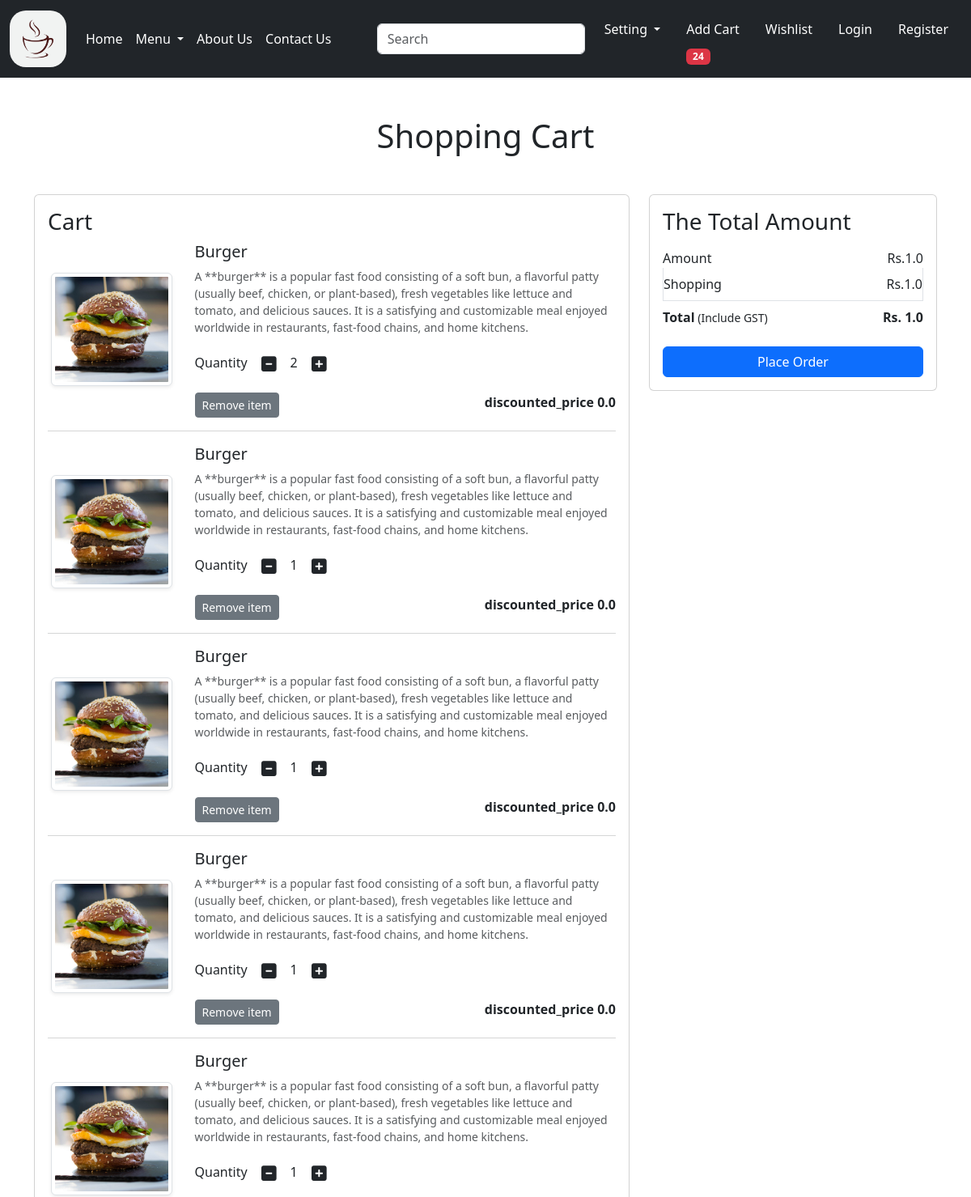
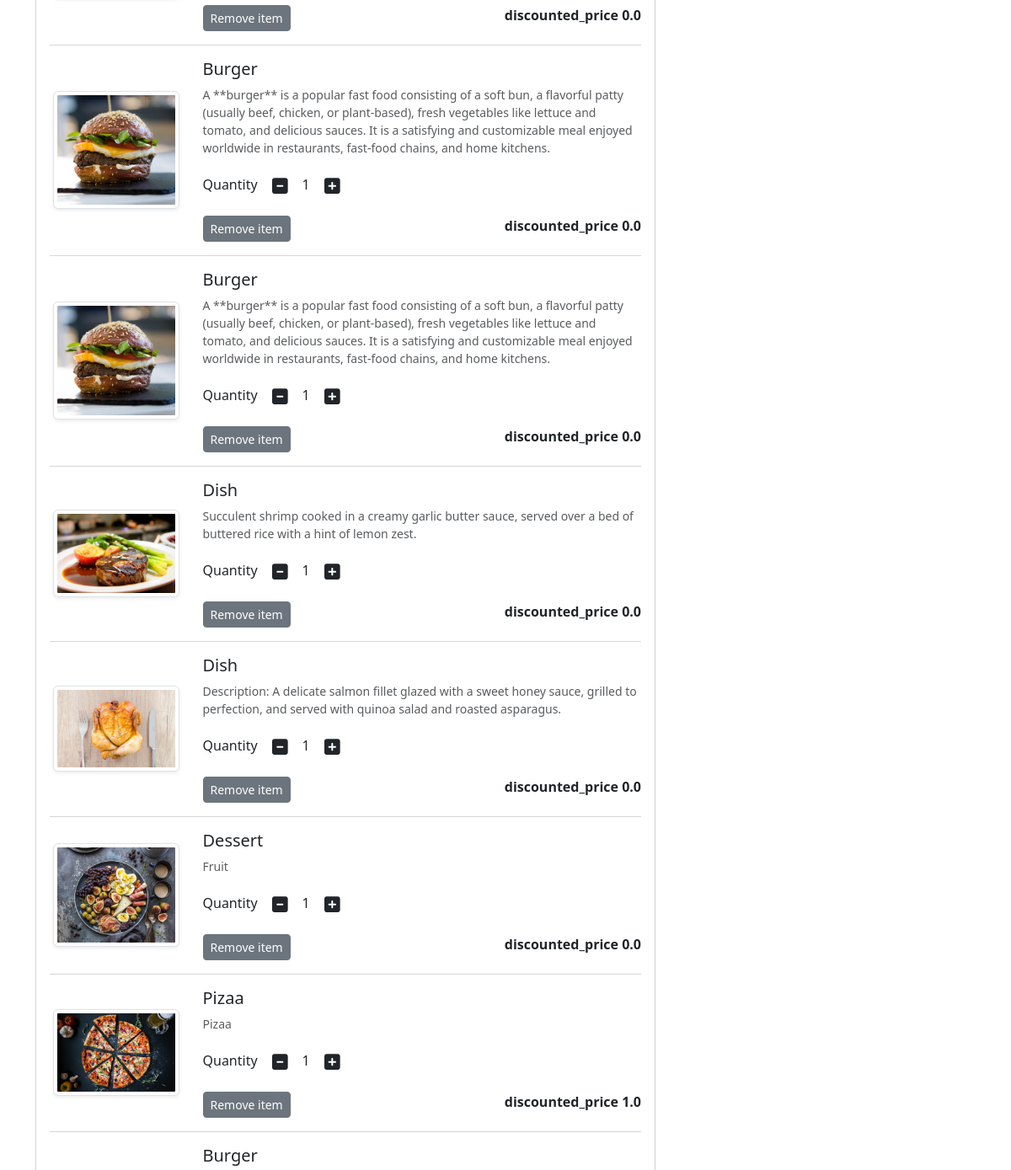
Before: /cart/ (signed in, upper part) with the older database file (2 pictures, top to bottom).
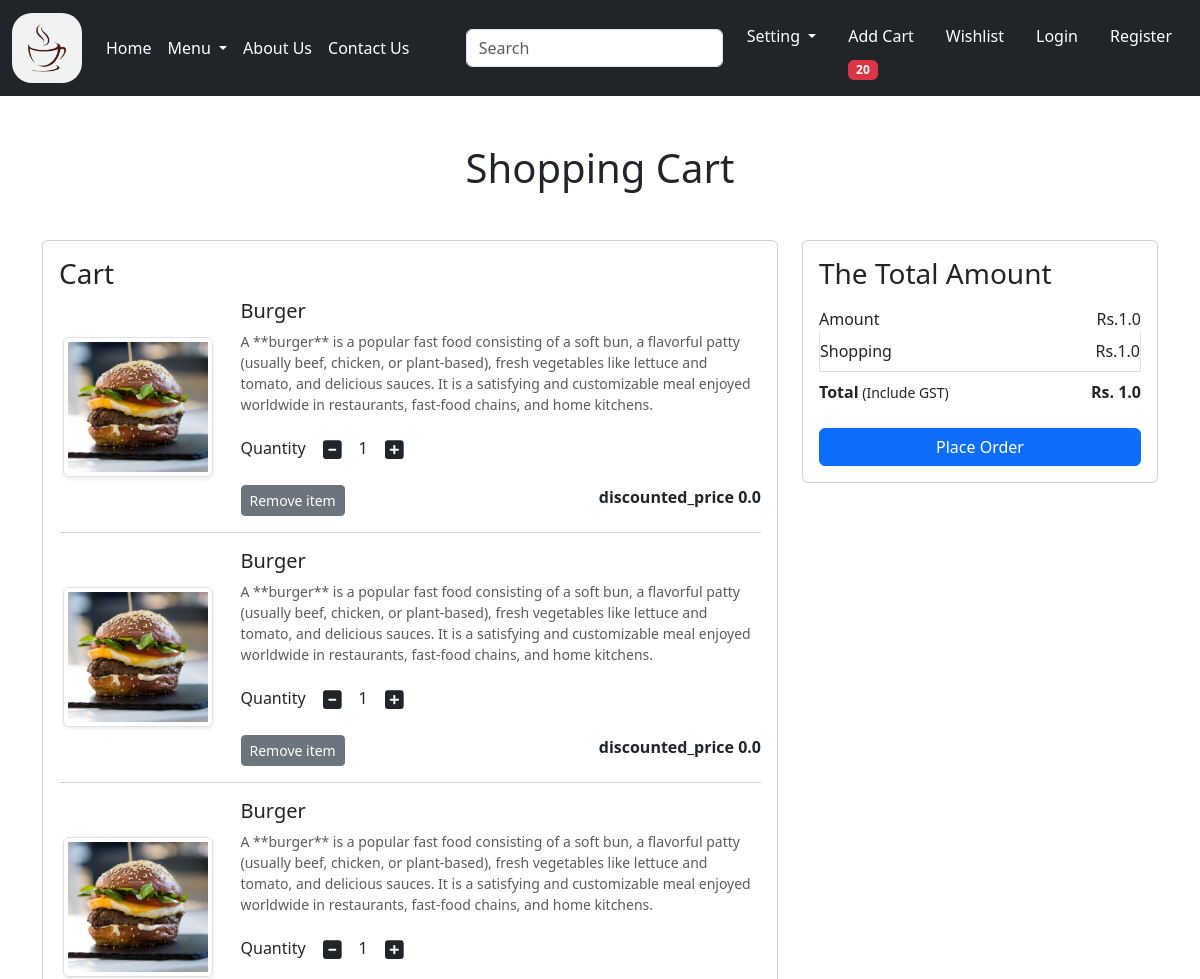
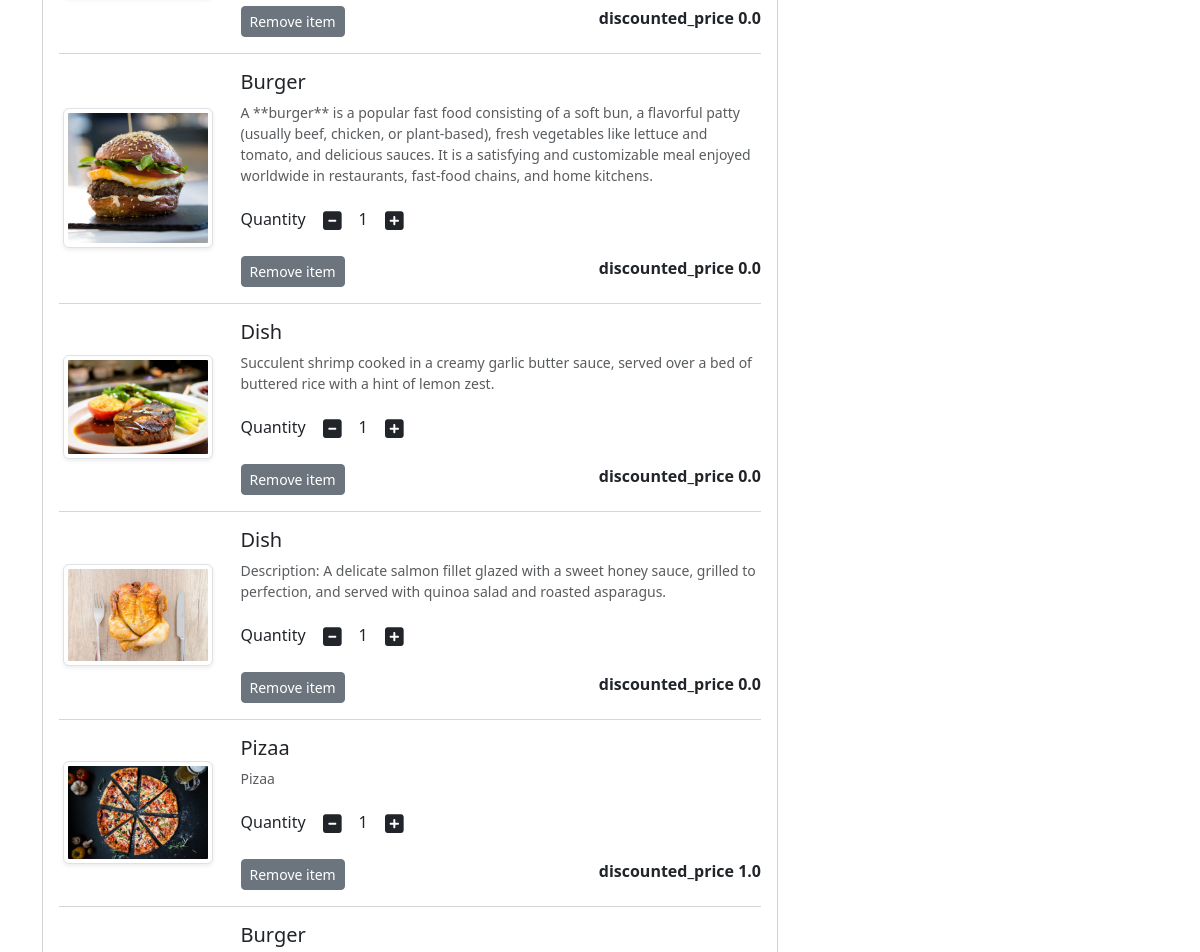
After: the same page with the newer database file (2 pictures, top to bottom).
### app/models.py (models this page shows, shortened)
class Cart(models.Model):
    user = models.ForeignKey(User, on_delete=models.CASCADE)
    product = models.ForeignKey(Product, on_delete=models.CASCADE)
    quantity = models.PositiveBigIntegerField(default=1)
    STATUS_CHOICES = [
        ('Pending', 'Pending'),
        ('Accepted', 'Accepted'),
        ('Packed', 'Packed'),
        ('On the Way', 'On the Way'),
        ('Delivered', 'Delivered'),
        ('Cancelled', 'Cancelled'),
    ]

class Product(models.Model):
    title = models.CharField(max_length=100)
    selling_price = models.FloatField()
    discounted_price = models.FloatField()
    description = models.TextField()
    composition = models.TextField(default='')
    prodapp = models.TextField(default='')
    category = models.CharField(choices=CATEGORY_CHOICES, max_length=255)
    product_image = models.ImageField(upload_to='products/')

### app/views.py (the view)
# urls.py: path('cart/',views.show_cart, name='show_cart'),
def show_cart(request):
    totalitem = 0
    if request.user.is_authenticated:
        cart = Cart.objects.filter(user=request.user)
        totalitem = cart.count()
        if cart.exists():
            amount = sum(item.product.discounted_price * item.quantity for item in cart)
            totalamount = amount
        else:
            amount = 0
            totalamount = 0
        context = {
            'cart': cart,  # Pass cart items to the template
            'amount': amount,
            'totalamount': totalamount,
            'totalitem': totalitem
        }
        return render(request, 'app/addtocart.html', context)
    return render(request, 'app/addtocart.html', {'cart': None, 'totalitem': totalitem})  # If user is not logged in

### app/templates/app/addtocart.html (shortened to what this page needs)
{% extends 'app/base.html' %}
{% load static %}
{% block main-content %}
<div class="container my-5">
    <div class="row">
        {% if cart %}
        <h1 class="text-center mb-5">Shopping Cart</h1>
        <div class="col-sm-8">
            <div class="card">
                <div class="card-body">
                    <h3>Cart</h3>
                    {% for item in cart %}
                    <div class="row">
                        <div class="col-sm-3 text-center align-self-center">
                            <img src="{{item.product.product_image.url}}" alt="" class="img-fluid img-thumbnail shadow-sm" height="150" width="150">
                        </div>
                        <div class="col-sm-9">
                            <div>
                                <h5>{{item.product.title}}</h5>
                                <p class="mb-2 text-muted small">{{item.product.description}}</p>
                                <div class="my-3">
                                    <label for="quantity">Quantity</label>
                                    <a class="minus-cart btn" pid="{{item.product.id}}">
                                        <i class="fas fa-minus-square fa-lg"></i>
                                    </a>
                                    <span id="quantity">{{item.quantity}}</span>
                                    <a class="plus-cart btn" pid="{{item.product.id}}">
                                        <i class="fas fa-plus-square fa-lg"></i>
                                    </a>
                                </div>
                            </div>
                            <div class="d-flex justify-content-between">
                                <a href="{% url 'show_cart' %}" class="remove-cart btn btn-sm btn-secondary mr-3" pid="{{item.product.id}}">Remove item</a>
                                <p class="mb-0"><strong>discounted_price {{item.product.discounted_price}}</strong></p>
                            </div>
                        </div>
                    </div>
                    <hr class="text-muted">
                    {% endfor %}
                </div>
            </div>
        </div>
        <div class="col-sm-4">
            <div class="card">
                <div class="card-body">
                    <h3>The Total Amount</h3>
                    <ul class="list-group">
                        <li class="list-group-item d-flex justify-content-between align-items-center border-0 px-0 pb-0">
                            Amount <span id="amount">Rs.{{amount}}</span>
                        </li>
                        <li class="list-group-item d-flex justify-content-between align-items-center px-0">
                            Shopping <span>Rs.{{amount}}</span>
                        </li>
                        <li class="list-group-item d-flex justify-content-between align-items-center border-0 px-0 mb-3">
                            <div>
                                <strong>Total</strong><small> (Include GST)</small>
                            </div>
                            <span id="totalamount"><strong>Rs. {{totalamount}}</strong></span>
                        </li>
                    </ul>
                    <div class="d-grid">
                        <a href="{% url 'checkout' %}" class="btn btn-primary">Place Order</a>
                    </div>
                </div>
            </div>
        </div>
        {% else %}
        <h1 class="text-center mb-5">Cart is Empty</h1>
        {% endif %}
    </div>
</div>
{% endblock main-content %}

Changed rows visible on the page:
removed Cart: product.product_image (picture), product "Burger", product.description "A **burger** is a popular fast food consisting of a soft bun, a flavorful patty (usually beef, chicken, or plant-based), fresh vegetables like lettuce and tomato, and delicious sauces. It is a satisfying and customizable meal enjoyed worldwide in restaurants, fast-food chains, and home kitchens.", quantity "2", product.discounted_price "0.0"
removed Cart: product.product_image (picture), product "Burger", product.description "A **burger** is a popular fast food consisting of a soft bun, a flavorful patty (usually beef, chicken, or plant-based), fresh vegetables like lettuce and tomato, and delicious sauces. It is a satisfying and customizable meal enjoyed worldwide in restaurants, fast-food chains, and home kitchens.", quantity "1", product.discounted_price "0.0"
removed Cart: product.product_image (picture), product "Burger", product.description "A **burger** is a popular fast food consisting of a soft bun, a flavorful patty (usually beef, chicken, or plant-based), fresh vegetables like lettuce and tomato, and delicious sauces. It is a satisfying and customizable meal enjoyed worldwide in restaurants, fast-food chains, and home kitchens.", quantity "1", product.discounted_price "0.0"
removed Cart: product.product_image (picture), product "Dessert", product.description "Fruit", quantity "1", product.discounted_price "0.0"
Other visible differences:
{{ totalitem }}: "24" → "20"
